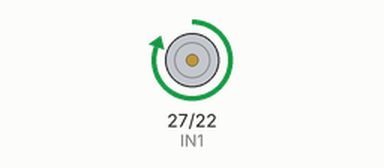
A program run on a simulated Raspberry Pi (BCM pin numbers). Shown: motor-driver pin pairs drawn as motors (green arrow = first pin HIGH = forward, orange = second pin HIGH = backward, longer = more drive, scaled by the enable pin).

Above: at 0.5 s.
Timing chart, 0 to 4.6 s (numbered marks = the images above):
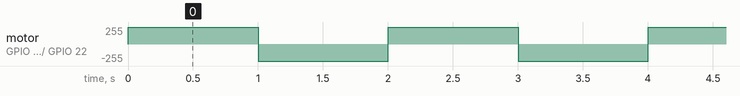

The program:

Project_5_DC_motor_with_RPi.py
```python
# Import the required libraries
import RPi.GPIO as GPIO
from time import sleep

# Define the motor control pins
ENA = 17  # Enable Pin
IN1 = 27  # Control Pin 1
IN2 = 22  # Control Pin 2

# Set up the GPIO mode and pins
GPIO.setmode(GPIO.BCM)
GPIO.setwarnings(False)
GPIO.setup(ENA, GPIO.OUT)
GPIO.setup(IN1, GPIO.OUT)
GPIO.setup(IN2, GPIO.OUT)

# Function to move the motor forward
def forward():
    GPIO.output(ENA, GPIO.HIGH)  # Enable the motor
    GPIO.output(IN1, GPIO.HIGH)  # Set control pin 1 high
    GPIO.output(IN2, GPIO.LOW)   # Set control pin 2 low

# Function to move the motor backward
def backward():
    GPIO.output(ENA, GPIO.HIGH)  # Enable the motor
    GPIO.output(IN1, GPIO.LOW)   # Set control pin 1 low
    GPIO.output(IN2, GPIO.HIGH)  # Set control pin 2 high

# Main loop
while True:
    forward()  # Move the motor forward
    sleep(1)   # Wait for 1 second
    backward() # Move the motor backward
    sleep(1)   # Wait for 1 second
```

Measured:
- by itself, motor on GPIO 27 (IN1) / GPIO 22 (IN2): alternates forward 255/255 for 1.0 s and backward 255/255 for 1.0 s
